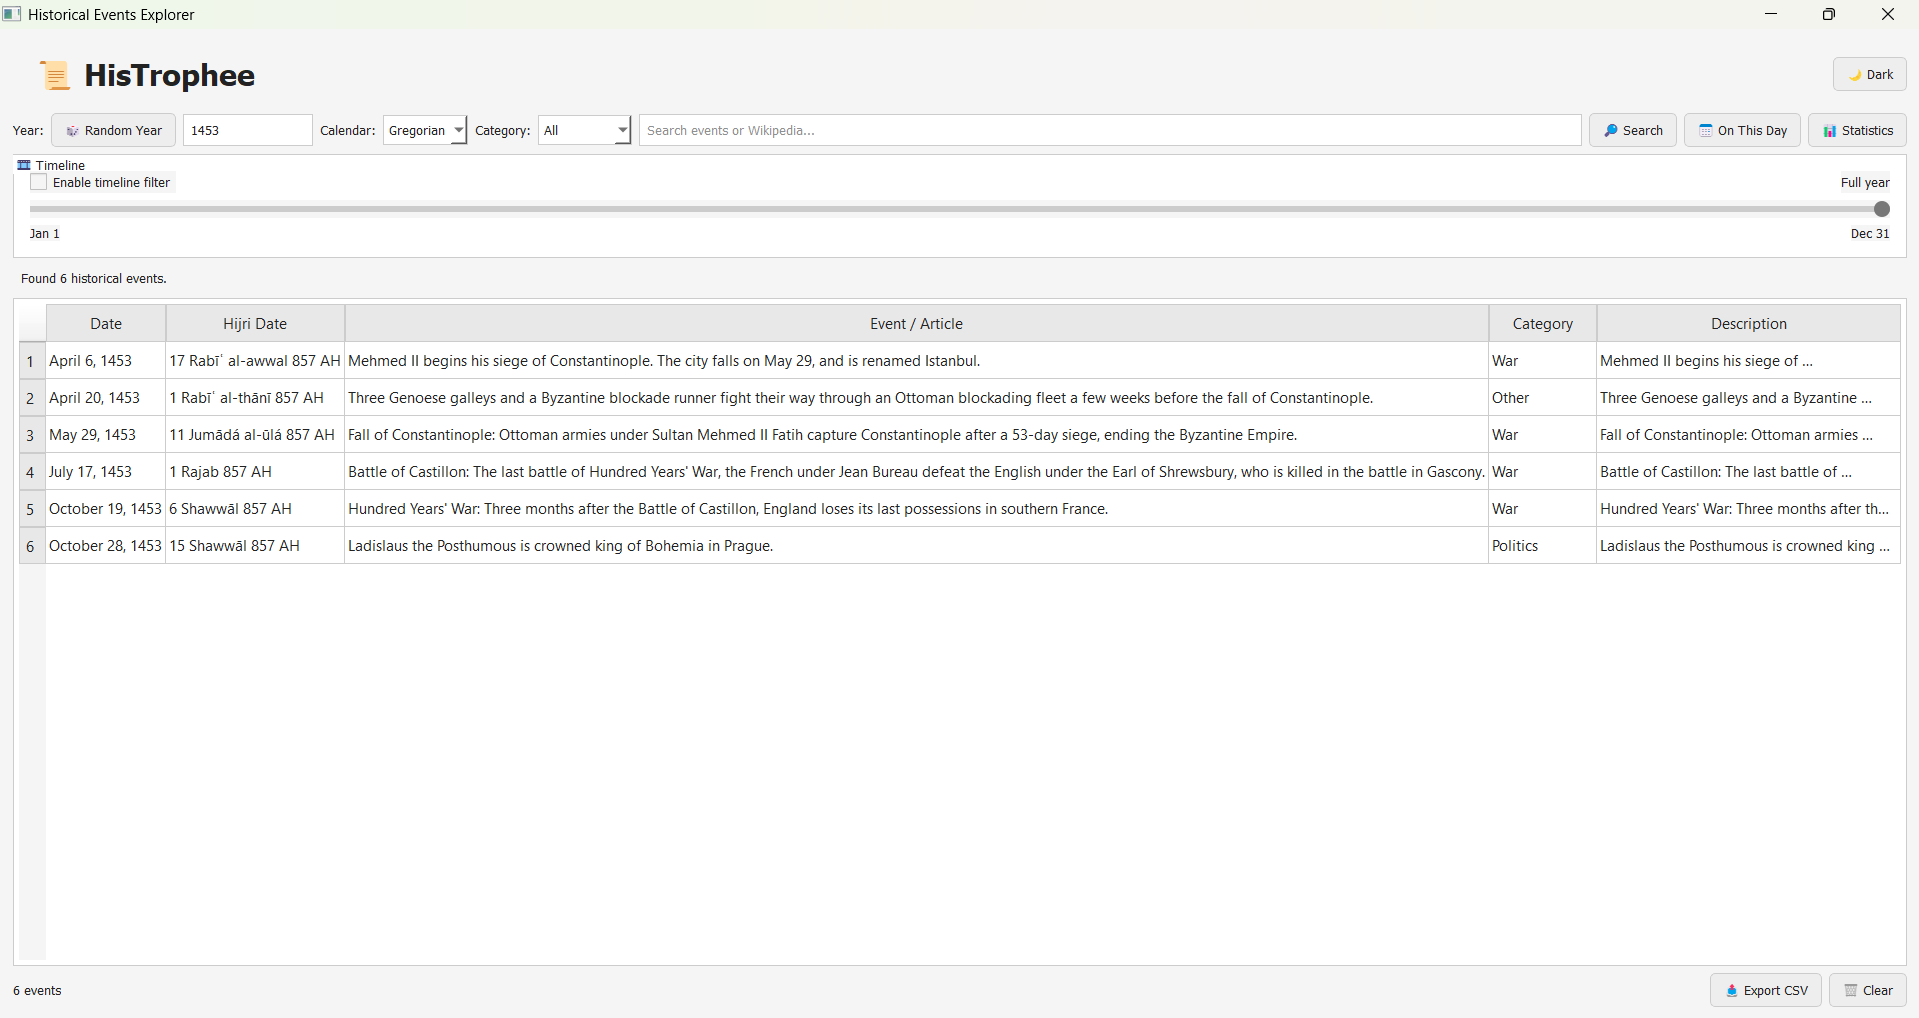

Write Python code to recreate this figure.
##########################################
#             HISTROPHEE - V1            #
#               SOURCE CODE              #
##########################################

import sys
import csv
import html
import webbrowser
import requests

from datetime import date, timedelta, datetime

from PyQt5.QtCore import (
    Qt,
    QThread,
    pyqtSignal
)
from PyQt5.QtWidgets import QShortcut
from PyQt5.QtGui import QKeySequence

from PyQt5.QtWidgets import (
    QApplication,
    QWidget,
    QVBoxLayout,
    QHBoxLayout,
    QLabel,
    QLineEdit,
    QPushButton,
    QComboBox,
    QTableWidget,
    QTableWidgetItem,
    QMessageBox,
    QFileDialog,
    QHeaderView,
    QDialog,
    QTextEdit,
    QCheckBox,
    QSlider,
    QGroupBox,
    QSpinBox
)

try:
    from matplotlib.backends.backend_qt5agg import FigureCanvasQTAgg
    from matplotlib.figure import Figure

    MATPLOTLIB_AVAILABLE = True

except ImportError:
    MATPLOTLIB_AVAILABLE = False

API_KEY = "ENTER_YOUR_API_KEY"

API_URL = (
    "https://api.api-ninjas.com/v1/historicalevents"
)

ALADHAN_H2G_URL = (
    "https://api.aladhan.com/v1/hToG"
)

ALADHAN_G2H_URL = (
    "https://api.aladhan.com/v1/gToH"
)

WIKIPEDIA_URL = (
    "https://en.wikipedia.org/w/rest.php/v1/search/page"
)

ON_THIS_DAY_URL = (
    "https://api.wikimedia.org/feed/v1/wikipedia/en/onthisday/all"
)

def detect_category(text):

    text = text.lower()

    categories = {

        "War": [
            "war",
            "battle",
            "siege",
            "army",
            "military",
            "invasion",
            "troops",
            "soldiers",
            "revolt",
            "rebellion",
            "conflict"
        ],

        "Politics": [
            "president",
            "king",
            "queen",
            "government",
            "election",
            "treaty",
            "republic",
            "minister",
            "parliament",
            "political",
            "dynasty",
            "independence",
            "movement",
            "partition",
            "congress"
        ],

        "Science": [
            "scientist",
            "science",
            "experiment",
            "physics",
            "chemistry",
            "astronomy",
            "discovery",
            "discovered",
            "research"
        ],

        "Exploration": [
            "explorer",
            "exploration",
            "voyage",
            "expedition",
            "landing",
            "landed",
            "sailing"
        ],

        "Religion": [
            "prophet",
            "caliph",
            "pope",
            "church",
            "mosque",
            "religion",
            "religious",
            "islam",
            "muslim"
        ],

        "Disaster": [
            "earthquake",
            "flood",
            "tsunami",
            "eruption",
            "hurricane",
            "tornado",
            "disaster"
        ],

        "Technology": [
            "computer",
            "internet",
            "software",
            "technology",
            "invention",
            "telephone",
            "engine",
            "machine",
            "rocket"
        ],

        "Culture": [
            "film",
            "movie",
            "music",
            "novel",
            "artist",
            "literature",
            "festival",
            "painting",
            "album"
        ]
    }

    for category, keywords in categories.items():

        for keyword in keywords:

            if keyword in text:
                return category

    return "Other"

class DetailsDialog(QDialog):

    def __init__(
        self,
        event,
        parent=None
    ):

        super().__init__(parent)

        self.setWindowTitle(
            "Event Details"
        )

        self.resize(
            750,
            550
        )

        layout = QVBoxLayout(
            self
        )

        title = QLabel(
            event["event"]
        )

        title.setWordWrap(
            True
        )

        title.setStyleSheet("""
            font-size: 24px;
            font-weight: bold;
            padding: 10px;
        """)

        info = QLabel(
            f"📅 Gregorian: {event.get('date', 'Unknown')}\n"
            f"🌙 Hijri: {event.get('hijri', 'Unknown')}\n"
            f"🏷 Category: {event.get('category', 'Other')}\n"
            f"📚 Source: {event.get('source', 'Unknown')}"
        )

        info.setStyleSheet(
            "font-size: 14px; padding: 8px;"
        )

        description = QTextEdit()

        description.setReadOnly(
            True
        )

        description.setPlainText(
            event.get(
                "description",
                event["event"]
            )
        )

        layout.addWidget(
            title
        )

        layout.addWidget(
            info
        )

        layout.addWidget(
            description
        )

        source_url = event.get(
            "url",
            ""
        )

        if source_url:

            open_button = QPushButton(
                "🌐 Open Source"
            )

            open_button.clicked.connect(
                lambda: webbrowser.open(source_url)
            )

            layout.addWidget(
                open_button
            )

class WikipediaDialog(QDialog):

    def __init__(
        self,
        article,
        parent=None
    ):

        super().__init__(parent)

        self.article = article

        self.setWindowTitle(
            "Wikipedia Article"
        )

        self.resize(
            800,
            600
        )

        layout = QVBoxLayout(
            self
        )

        title = QLabel(
            article["title"]
        )

        title.setWordWrap(
            True
        )

        title.setStyleSheet("""
            font-size: 25px;
            font-weight: bold;
            padding: 10px;
        """)

        description = QLabel(
            article.get(
                "description",
                "No description available."
            )
        )

        description.setWordWrap(
            True
        )

        description.setStyleSheet("""
            font-size: 15px;
            padding: 8px;
        """)

        excerpt = QTextEdit()

        excerpt.setReadOnly(
            True
        )

        excerpt.setHtml(
            article.get(
                "excerpt",
                "No excerpt available."
            )
        )

        open_button = QPushButton(
            "🌐 Open Wikipedia Article"
        )

        open_button.clicked.connect(
            self.open_article
        )

        layout.addWidget(
            title
        )

        layout.addWidget(
            description
        )

        layout.addWidget(
            excerpt
        )

        layout.addWidget(
            open_button
        )

    def open_article(self):

        url = self.article.get(
            "url",
            ""
        )

        if url:

            webbrowser.open(
                url
            )

class StatisticsDialog(QDialog):

    def __init__(
        self,
        events,
        parent=None
    ):

        super().__init__(parent)

        self.events = events

        self.setWindowTitle(
            "📊 Historical Statistics"
        )

        self.resize(
            1000,
            750
        )

        layout = QVBoxLayout(
            self
        )

        title = QLabel(
            "📊 Historical Statistics"
        )

        title.setStyleSheet("""
            font-size: 25px;
            font-weight: bold;
            padding: 10px;
        """)

        layout.addWidget(
            title
        )

        if not MATPLOTLIB_AVAILABLE:

            message = QLabel(
                "Matplotlib is not installed.\n\n"
                "Install it with:\n"
                "pip install matplotlib"
            )

            message.setStyleSheet(
                "font-size: 16px; padding: 20px;"
            )

            layout.addWidget(
                message
            )

            return

        category_counts = {}

        for event in events:

            category = event.get(
                "category",
                "Other"
            )

            category_counts[category] = (
                category_counts.get(
                    category,
                    0
                ) + 1
            )

        categories = list(
            category_counts.keys()
        )

        category_values = [
            category_counts[x]
            for x in categories
        ]

        month_counts = {
            month: 0
            for month in range(1, 13)
        }

        for event in events:

            try:

                month = int(
                    event.get(
                        "month",
                        0
                    )
                )

                if 1 <= month <= 12:

                    month_counts[month] += 1

            except:

                pass

        month_names = [
            "Jan",
            "Feb",
            "Mar",
            "Apr",
            "May",
            "Jun",
            "Jul",
            "Aug",
            "Sep",
            "Oct",
            "Nov",
            "Dec"
        ]

        month_values = [
            month_counts[x]
            for x in range(1, 13)
        ]

        self.figure1 = Figure(
            figsize=(8, 4)
        )

        self.canvas1 = FigureCanvasQTAgg(
            self.figure1
        )

        ax1 = self.figure1.add_subplot(
            111
        )

        ax1.bar(
            categories,
            category_values
        )

        ax1.set_title(
            "Events by Category"
        )

        ax1.set_ylabel(
            "Number of Events"
        )

        ax1.tick_params(
            axis="x",
            rotation=35
        )

        self.figure1.tight_layout()

        layout.addWidget(
            self.canvas1
        )

        self.figure2 = Figure(
            figsize=(8, 4)
        )

        self.canvas2 = FigureCanvasQTAgg(
            self.figure2
        )

        ax2 = self.figure2.add_subplot(
            111
        )

        ax2.plot(
            month_names,
            month_values,
            marker="o"
        )

        ax2.set_title(
            "Events by Month"
        )

        ax2.set_ylabel(
            "Number of Events"
        )

        self.figure2.tight_layout()

        layout.addWidget(
            self.canvas2
        )

        total = QLabel(
            f"Total events analyzed: {len(events)}"
        )

        total.setStyleSheet(
            "font-size: 15px; font-weight: bold;"
        )

        layout.addWidget(
            total
        )

class APIWorker(QThread):

    events_ready = pyqtSignal(
        list
    )

    wikipedia_ready = pyqtSignal(
        list,
        str
    )

    on_this_day_ready = pyqtSignal(
        list
    )

    error = pyqtSignal(
        str,
        str
    )

    status = pyqtSignal(
        str
    )

    def __init__(
        self,
        year,
        calendar,
        category,
        search_text,
        on_this_day=False
    ):

        super().__init__()

        self.year = year

        self.calendar = calendar

        self.category = category

        self.search_text = search_text

        self.on_this_day = on_this_day

    def run(self):

        try:

            if self.on_this_day:

                self.load_on_this_day()

                return

            if self.calendar == "Hijri":

                self.status.emit(
                    "Converting Hijri year..."
                )

                date_range = (
                    self.get_hijri_year_range(
                        self.year
                    )
                )

                if date_range is None:

                    self.error.emit(
                        "Hijri Conversion Error",
                        "Could not convert this Hijri year."
                    )

                    return

                start_date, end_date = (
                    date_range
                )

                years = range(
                    start_date.year,
                    end_date.year + 1
                )


            else:

                if not (-500 <= self.year <= 2022):
                    self.error.emit(

                        "Invalid Year",

                        "Gregorian year must be between -500 and 2022."

                    )

                    return

                years = [

                    self.year

                ]

                # Python's datetime.date cannot represent BCE years.

                # Only create date objects for normal Gregorian years.

                if self.year >= 1:

                    start_date = date(

                        self.year,

                        1,

                        1

                    )

                    end_date = date(

                        self.year,

                        12,

                        31

                    )

                else:

                    start_date = None

                    end_date = None
            all_events = []

            for api_year in years:

                self.status.emit(
                    f"Fetching events for {api_year}..."
                )

                response = requests.get(
                    API_URL,
                    headers={
                        "X-Api-Key": API_KEY
                    },
                    params={
                        "year": api_year
                    },
                    timeout=15
                )

                if response.status_code == 401:

                    self.error.emit(
                        "Invalid API Key",
                        "API Ninjas rejected your API key."
                    )

                    return

                if response.status_code == 403:

                    self.error.emit(
                        "Access Denied",
                        "Your API key does not have access."
                    )

                    return

                if response.status_code == 429:

                    self.error.emit(
                        "Rate Limited",
                        "API Ninjas rate limit reached."
                    )

                    return

                response.raise_for_status()
                print("API REQUEST FINISHED", response.status_code)


                data = response.json()
                print("API DATA:", data)

                if isinstance(
                    data,
                    list
                ):

                    all_events.extend(
                        data
                    )

            events = []

            hijri_cache = {}

            for item in all_events:

                event_text = str(
                    item.get(
                        "event",
                        ""
                    )
                ).strip()

                if not event_text:

                    continue

                try:

                    event_year = int(
                        item.get(
                            "year",
                            0
                        )
                    )

                except:

                    continue

                try:

                    month = int(
                        item.get(
                            "month",
                            0
                        )
                    )

                except:

                    month = 0

                try:

                    day = int(
                        item.get(
                            "day",
                            0
                        )
                    )

                except:

                    day = 0

                if not (
                    1 <= month <= 12
                    and
                    1 <= day <= 31
                ):

                    continue

                try:

                    current_date = date(
                        event_year,
                        month,
                        day
                    )

                except:

                    continue

                if self.calendar == "Hijri":

                    if not (
                        start_date
                        <= current_date
                        <= end_date
                    ):

                        continue

                cache_key = (
                    event_year,
                    month,
                    day
                )

                if cache_key not in hijri_cache:

                    self.status.emit(
                        f"Converting {current_date.isoformat()}..."
                    )

                    hijri_cache[
                        cache_key
                    ] = self.to_hijri(
                        event_year,
                        month,
                        day
                    )

                hijri_date = hijri_cache[
                    cache_key
                ]

                category = detect_category(
                    event_text
                )

                events.append({

                    "year":
                        event_year,

                    "month":
                        month,

                    "day":
                        day,

                    "date":
                        self.format_date(
                            event_year,
                            month,
                            day
                        ),

                    "hijri":
                        hijri_date,

                    "event":
                        event_text,

                    "category":
                        category,

                    "description":
                        event_text,

                    "source":
                        "API Ninjas",

                    "url":
                        ""
                })

            unique = {}

            for event in events:

                key = (
                    event["year"],
                    event["month"],
                    event["day"],
                    event["event"].lower()
                )

                unique[key] = event

            events = list(
                unique.values()
            )

            self.events_ready.emit(
                events
            )

            query_parts = []

            if self.search_text:

                query_parts.append(
                    self.search_text
                )

            query_parts.append(
                str(self.year)
            )

            if self.category != "All":

                query_parts.append(
                    self.category
                )

            wiki_query = f"Events happened in {self.year}"

            matching_events = self.filter_events(
                events
            )

            should_search_wikipedia = (
                    bool(self.search_text)
                    or not events
            )

            if should_search_wikipedia:

                self.status.emit(
                    f"Searching Wikipedia for: {wiki_query}"
                )

                articles = (
                    self.search_wikipedia(
                        wiki_query
                    )
                )

                self.wikipedia_ready.emit(
                    articles,
                    wiki_query
                )

        except requests.exceptions.Timeout:

            self.error.emit(
                "Timeout",
                "A network request took too long."
            )

        except requests.exceptions.ConnectionError:

            self.error.emit(
                "Connection Error",
                "Could not connect to an API."
            )

        except requests.exceptions.RequestException as error:

            self.error.emit(
                "API Error",
                str(error)
            )

        except Exception as error:

            self.error.emit(
                "Unexpected Error",
                str(error)
            )

    def load_on_this_day(self):

        today = date.today()

        self.status.emit(
            f"Loading events for {today.strftime('%B %d')}..."
        )

        url = (
            f"{ON_THIS_DAY_URL}/"
            f"{today.month:02d}/"
            f"{today.day:02d}"
        )

        response = requests.get(
            url,
            timeout=15,
            headers={
                "User-Agent":
                    "HisTrophee/2.0"
            }
        )

        response.raise_for_status()
        self.status.emit(
            f"HTTP status: {response.status_code}"
        )

        data = response.json()

        self.status.emit(
            f"API returned {len(data)} results"
        )




        events = []

        for item in data.get(
            "events",
            []
        ):

            year = item.get(
                "year",
                ""
            )

            text = item.get(
                "text",
                ""
            )

            pages = item.get(
                "pages",
                []
            )

            url = ""

            if pages:

                page = pages[0]

                content_urls = page.get(
                    "content_urls",
                    {}
                )

                desktop = content_urls.get(
                    "desktop",
                    {}
                )

                url = desktop.get(
                    "page",
                    ""
                )

            events.append({

                "year":
                    year,

                "month":
                    today.month,

                "day":
                    today.day,

                "date":
                    f"{today.strftime('%B %d')} "
                    f"({year})",

                "hijri":
                    "",

                "event":
                    text,

                "category":
                    detect_category(
                        text
                    ),

                "description":
                    text,

                "source":
                    "Wikimedia On This Day",

                "url":
                    url
            })

        for item in data.get(
            "births",
            []
        ):

            year = item.get(
                "year",
                ""
            )

            text = item.get(
                "text",
                ""
            )

            pages = item.get(
                "pages",
                []
            )

            url = ""

            if pages:

                content_urls = pages[0].get(
                    "content_urls",
                    {}
                )

                desktop = content_urls.get(
                    "desktop",
                    {}
                )

                url = desktop.get(
                    "page",
                    ""
                )

            events.append({

                "year":
                    year,

                "month":
                    today.month,

                "day":
                    today.day,

                "date":
                    f"{today.strftime('%B %d')} "
                    f"({year})",

                "hijri":
                    "",

                "event":
                    "🎂 Birth: " + text,

                "category":
                    "Culture",

                "description":
                    text,

                "source":
                    "Wikimedia On This Day",

                "url":
                    url
            })

        for item in data.get(
            "deaths",
            []
        ):

            year = item.get(
                "year",
                ""
            )

            text = item.get(
                "text",
                ""
            )

            pages = item.get(
                "pages",
                []
            )

            url = ""

            if pages:

                content_urls = pages[0].get(
                    "content_urls",
                    {}
                )

                desktop = content_urls.get(
                    "desktop",
                    {}
                )

                url = desktop.get(
                    "page",
                    ""
                )

            events.append({

                "year":
                    year,

                "month":
                    today.month,

                "day":
                    today.day,

                "date":
                    f"{today.strftime('%B %d')} "
                    f"({year})",

                "hijri":
                    "",

                "event":
                    "🕊 Death: " + text,

                "category":
                    detect_category(
                        text
                    ),

                "description":
                    text,

                "source":
                    "Wikimedia On This Day",

                "url":
                    url
            })

        self.on_this_day_ready.emit(
            events
        )

    def filter_events(
        self,
        events
    ):

        search = (
            self.search_text
            .lower()
            .strip()
        )

        result = []

        for event in events:

            if (
                self.category != "All"
                and
                event["category"]
                != self.category
            ):

                continue

            if search:

                searchable = (
                    event["event"]
                    + " "
                    + event["category"]
                ).lower()

                if search not in searchable:

                    continue

            result.append(
                event
            )

        return result

    def get_hijri_year_range(
        self,
        hijri_year
    ):

        try:

            start = (
                self.hijri_to_gregorian(
                    hijri_year,
                    1,
                    1
                )
            )

            next_year = (
                self.hijri_to_gregorian(
                    hijri_year + 1,
                    1,
                    1
                )
            )

            if (
                start is None
                or
                next_year is None
            ):

                return None

            end = (
                next_year
                - timedelta(
                    days=1
                )
            )

            return (
                start,
                end
            )

        except:

            return None

    def hijri_to_gregorian(
        self,
        year,
        month,
        day
    ):

        response = requests.get(
            ALADHAN_H2G_URL,
            params={
                "date":
                    f"{day}-{month}-{year}"
            },
            timeout=15
        )

        response.raise_for_status()

        data = response.json()

        if data.get(
            "code"
        ) != 200:

            return None

        gregorian = (
            data["data"]["gregorian"]
        )

        return date(
            int(
                gregorian["year"]
            ),
            int(
                gregorian["month"]["number"]
            ),
            int(
                gregorian["day"]
            )
        )

    def to_hijri(
        self,
        year,
        month,
        day
    ):

        try:

            response = requests.get(
                ALADHAN_G2H_URL,
                params={
                    "date":
                        f"{day:02d}-"
                        f"{month:02d}-"
                        f"{year}"
                },
                timeout=15
            )

            response.raise_for_status()

            data = response.json()

            if data.get(
                "code"
            ) != 200:

                return ""

            hijri = (
                data["data"]["hijri"]
            )

            return (
                f"{hijri['day']} "
                f"{hijri['month']['en']} "
                f"{hijri['year']} AH"
            )

        except:

            return ""

    def search_wikipedia(
        self,
        query
    ):

        if not query:

            query = (
                f"{self.year} historical events"
            )

        response = requests.get(
            WIKIPEDIA_URL,
            headers={
                "User-Agent":
                    "HistoricalEventsExplorer/2.0"
            },
            params={
                "q": query,
                "limit": 12
            },
            timeout=15
        )

        response.raise_for_status()

        data = response.json()

        pages = data.get(
            "pages",
            []
        )

        articles = []

        for page in pages:

            title = page.get(
                "title",
                "Untitled"
            )

            description = page.get(
                "description",
                ""
            )

            excerpt = page.get(
                "excerpt",
                ""
            )

            excerpt = html.unescape(
                excerpt
            )

            article = {

                "title":
                    title,

                "description":
                    description,

                "excerpt":
                    excerpt,

                "url":
                    "https://en.wikipedia.org/wiki/"
                    +
                    title.replace(
                        " ",
                        "_"
                    )
            }

            articles.append(
                article
            )

        return articles

    def format_date(
        self,
        year,
        month,
        day
    ):

        months = [

            "January",
            "February",
            "March",
            "April",
            "May",
            "June",
            "July",
            "August",
            "September",
            "October",
            "November",
            "December"
        ]

        return (
            f"{months[month - 1]} "
            f"{day}, "
            f"{year}"
        )

class HistoricalEventsApp(QWidget):

    def __init__(self):

        super().__init__()

        self.setWindowTitle(
            "Historical Events Explorer"
        )

        self.resize(
            1350,
            800
        )

        self.events = []

        self.wikipedia_articles = []

        self.on_this_day_events = []

        self.worker = None

        self.dark_mode = False

        self.timeline_enabled = False

        self.timeline_day = 365

        self.build_ui()

        self.apply_theme()

    def build_ui(self):

        main = QVBoxLayout(
            self
        )

        title_row = QHBoxLayout()

        title = QLabel(
            "📜 HisTrophee"
        )

        title.setStyleSheet("""
            font-size: 30px;
            font-weight: bold;
            padding: 12px;
        """)

        title_row.addWidget(
            title
        )

        title_row.addStretch()

        self.theme_button = QPushButton(
            "🌙 Dark"
        )

        self.theme_button.clicked.connect(
            self.toggle_theme
        )

        title_row.addWidget(
            self.theme_button
        )

        main.addLayout(
            title_row
        )

        controls = QHBoxLayout()

        controls.addWidget(
            QLabel("Year:")
        )

        self.year_input = QLineEdit()
        def surprise_me():
            import random
            a = random.randint(1,2022)
            self.year_input.setText(str(a))

        self.random_button = QPushButton("🎲 Random Year")
        self.random_button.clicked.connect(surprise_me)
        controls.addWidget(self.random_button)

        shortcut = QShortcut(QKeySequence("Ctrl+R"), self)
        shortcut.activated.connect(surprise_me)
        self.year_input.setPlaceholderText(
            "Example: 1947"
        )

        self.year_input.setFixedWidth(
            130
        )

        controls.addWidget(
            self.year_input
        )

        controls.addWidget(
            QLabel("Calendar:")
        )

        self.calendar_box = QComboBox()

        self.calendar_box.addItems([
            "Gregorian",
            "Hijri"
        ])

        controls.addWidget(
            self.calendar_box
        )

        controls.addWidget(
            QLabel("Category:")
        )

        self.category_box = QComboBox()

        self.category_box.addItems([

            "All",
            "War",
            "Politics",
            "Science",
            "Exploration",
            "Religion",
            "Technology",
            "Disaster",
            "Culture",
            "Other"
        ])

        controls.addWidget(
            self.category_box
        )

        self.search_input = QLineEdit()

        self.search_input.setPlaceholderText(
            "Search events or Wikipedia..."
        )

        controls.addWidget(
            self.search_input
        )

        self.search_button = QPushButton(
            "🔎 Search"
        )

        self.search_button.clicked.connect(
            self.load_events
        )

        controls.addWidget(
            self.search_button
        )

        self.today_button = QPushButton(
            "📅 On This Day"
        )

        self.today_button.setToolTip(
            "Show historical events, births and deaths for today's date."
        )

        self.today_button.clicked.connect(
            self.load_on_this_day
        )

        controls.addWidget(
            self.today_button
        )

        self.stats_button = QPushButton(
            "📊 Statistics"
        )

        self.stats_button.clicked.connect(
            self.show_statistics
        )

        controls.addWidget(
            self.stats_button
        )

        main.addLayout(
            controls
        )

        timeline_group = QGroupBox(
            "🎞️ Timeline"
        )

        timeline_layout = QVBoxLayout(
            timeline_group
        )

        timeline_top = QHBoxLayout()

        self.timeline_check = QCheckBox(
            "Enable timeline filter"
        )

        self.timeline_check.toggled.connect(
            self.timeline_toggled
        )

        timeline_top.addWidget(
            self.timeline_check
        )

        timeline_top.addStretch()

        self.timeline_label = QLabel(
            "Full year"
        )

        timeline_top.addWidget(
            self.timeline_label
        )

        timeline_layout.addLayout(
            timeline_top
        )

        self.timeline_slider = QSlider(
            Qt.Horizontal
        )

        self.timeline_slider.setMinimum(
            1
        )

        self.timeline_slider.setMaximum(
            365
        )

        self.timeline_slider.setValue(
            365
        )

        self.timeline_slider.setEnabled(
            False
        )

        self.timeline_slider.valueChanged.connect(
            self.timeline_changed
        )

        timeline_layout.addWidget(
            self.timeline_slider
        )

        timeline_dates = QHBoxLayout()

        timeline_dates.addWidget(
            QLabel("Jan 1")
        )

        timeline_dates.addStretch()

        timeline_dates.addWidget(
            QLabel("Dec 31")
        )

        timeline_layout.addLayout(
            timeline_dates
        )

        main.addWidget(
            timeline_group
        )

        self.status = QLabel(
            "Enter a year and press Search."
        )

        self.status.setStyleSheet(
            "padding: 5px;"
        )

        main.addWidget(
            self.status
        )

        self.table = QTableWidget()

        self.table.setColumnCount(
            5
        )

        self.table.setHorizontalHeaderLabels([

            "Date",
            "Hijri Date",
            "Event / Article",
            "Category",
            "Description"
        ])

        self.table.setSelectionBehavior(
            QTableWidget.SelectRows
        )

        self.table.setEditTriggers(
            QTableWidget.NoEditTriggers
        )

        self.table.setWordWrap(
            True
        )

        header = (
            self.table.horizontalHeader()
        )

        header.setSectionResizeMode(
            0,
            QHeaderView.ResizeToContents
        )

        header.setSectionResizeMode(
            1,
            QHeaderView.ResizeToContents
        )

        header.setSectionResizeMode(
            2,
            QHeaderView.ResizeToContents
        )

        header.setSectionResizeMode(
            3,
            QHeaderView.ResizeToContents
        )

        header.setSectionResizeMode(
            4,
            QHeaderView.Stretch
        )

        self.table.cellDoubleClicked.connect(
            self.show_details
        )

        main.addWidget(
            self.table
        )

        bottom = QHBoxLayout()

        self.count_label = QLabel(
            "0 events"
        )

        bottom.addWidget(
            self.count_label
        )

        bottom.addStretch()

        export_button = QPushButton(
            "📤 Export CSV"
        )

        export_button.clicked.connect(
            self.export_csv
        )

        bottom.addWidget(
            export_button
        )

        clear_button = QPushButton(
            "🗑 Clear"
        )

        clear_button.clicked.connect(
            self.clear
        )

        bottom.addWidget(
            clear_button
        )

        main.addLayout(
            bottom
        )

        self.category_box.currentTextChanged.connect(
            self.apply_filters
        )

        self.search_input.textChanged.connect(
            self.apply_filters
        )

        self.year_input.returnPressed.connect(
            self.load_events
        )

    def timeline_toggled(
        self,
        enabled
    ):

        self.timeline_enabled = enabled

        self.timeline_slider.setEnabled(
            enabled
        )

        self.apply_filters()

    def timeline_changed(
        self,
        value
    ):

        self.timeline_day = value

        if not self.timeline_enabled:

            return

        try:

            year_text = (
                self.year_input
                .text()
                .strip()
            )

            if not year_text:

                self.timeline_label.setText(
                    f"Day {value} of year"
                )

                self.apply_filters()

                return

            year = int(
                year_text
            )

            actual_year = year

            if (
                self.calendar_box.currentText()
                == "Hijri"
            ):

                actual_year = (
                    min(
                        [
                            int(
                                event["year"]
                            )
                            for event in self.events
                            if str(
                                event.get(
                                    "year",
                                    ""
                                )
                            ).isdigit()
                        ],
                        default=year
                    )
                )

            start = date(
                actual_year,
                1,
                1
            )

            selected_date = (
                start
                +
                timedelta(
                    days=value - 1
                )
            )

            self.timeline_label.setText(
                f"Through "
                f"{selected_date.strftime('%B %d')}"
            )

        except:

            self.timeline_label.setText(
                f"Day {value}"
            )

        self.apply_filters()

    def apply_filters(self):

        search = (
            self.search_input
            .text()
            .lower()
            .strip()
        )

        category = (
            self.category_box
            .currentText()
        )

        filtered = []

        for event in self.events:

            if (
                category != "All"
                and
                event["category"]
                != category
            ):

                continue

            if search:

                searchable = (
                    event["event"]
                    + " "
                    + event["category"]
                    + " "
                    + event.get(
                        "description",
                        ""
                    )
                ).lower()

                if search not in searchable:

                    continue

            if self.timeline_enabled:

                try:

                    event_date = date(
                        int(
                            event["year"]
                        ),
                        int(
                            event["month"]
                        ),
                        int(
                            event["day"]
                        )
                    )

                    year_start = date(
                        event_date.year,
                        1,
                        1
                    )

                    day_of_year = (
                        event_date
                        - year_start
                    ).days + 1

                    if (
                        day_of_year
                        >
                        self.timeline_day
                    ):

                        continue

                except:

                    pass

            filtered.append(
                event
            )

        if not search:

            self.display_events(
                filtered
            )

        elif self.worker is None:

            self.display_events(
                filtered
            )

    def toggle_theme(self):

        self.dark_mode = (
            not self.dark_mode
        )

        self.apply_theme()

    def apply_theme(self):

        if self.dark_mode:

            self.theme_button.setText(
                "☀ Light"
            )

            self.setStyleSheet("""
                QWidget {
                    background-color: #181818;
                    color: #eeeeee;
                }

                QLineEdit,
                QComboBox,
                QTextEdit,
                QTableWidget,
                QGroupBox {
                    background-color: #252525;
                    color: #eeeeee;
                    border: 1px solid #444444;
                    padding: 5px;
                }

                QPushButton {
                    background-color: #333333;
                    color: #ffffff;
                    border: 1px solid #555555;
                    padding: 7px 12px;
                    border-radius: 5px;
                }

                QPushButton:hover {
                    background-color: #444444;
                }

                QHeaderView::section {
                    background-color: #333333;
                    color: #ffffff;
                    padding: 6px;
                    border: 1px solid #444444;
                }

                QTableWidget {
                    gridline-color: #444444;
                }

                QTableWidget::item:selected {
                    background-color: #555555;
                }

                QSlider::groove:horizontal {
                    height: 6px;
                    background: #444444;
                }

                QSlider::handle:horizontal {
                    width: 16px;
                    margin: -5px 0;
                    background: #aaaaaa;
                    border-radius: 8px;
                }
            """)

        else:

            self.theme_button.setText(
                "🌙 Dark"
            )

            self.setStyleSheet("""
                QWidget {
                    background-color: #f5f5f5;
                    color: #222222;
                }

                QLineEdit,
                QComboBox,
                QTextEdit,
                QTableWidget,
                QGroupBox {
                    background-color: #ffffff;
                    color: #222222;
                    border: 1px solid #cccccc;
                    padding: 5px;
                }

                QPushButton {
                    background-color: #eeeeee;
                    color: #222222;
                    border: 1px solid #cccccc;
                    padding: 7px 12px;
                    border-radius: 5px;
                }

                QPushButton:hover {
                    background-color: #dddddd;
                }

                QHeaderView::section {
                    background-color: #e8e8e8;
                    color: #222222;
                    padding: 6px;
                    border: 1px solid #cccccc;
                }

                QTableWidget {
                    gridline-color: #cccccc;
                }

                QTableWidget::item:selected {
                    background-color: #cce5ff;
                    color: #000000;
                }

                QSlider::groove:horizontal {
                    height: 6px;
                    background: #cccccc;
                }

                QSlider::handle:horizontal {
                    width: 16px;
                    margin: -5px 0;
                    background: #777777;
                    border-radius: 8px;
                }
            """)

    def load_events(self):

        if not API_KEY.strip():

            QMessageBox.warning(
                self,
                "API Key Missing",
                "Put your API Ninjas API key at the top."
            )

            return

        year_text = (
            self.year_input
            .text()
            .strip()
        )

        if not year_text:

            QMessageBox.warning(
                self,
                "Missing Year",
                "Enter a year first."
            )

            return

        try:

            year = int(
                year_text
            )

        except ValueError:

            QMessageBox.warning(
                self,
                "Invalid Year",
                "Year must be a number."
            )

            return

        self.stop_worker()

        self.events = []

        self.wikipedia_articles = []

        self.on_this_day_events = []

        self.table.setRowCount(
            0
        )

        self.search_button.setEnabled(
            False
        )

        self.today_button.setEnabled(
            False
        )

        self.status.setText(
            "Starting search..."
        )

        self.timeline_slider.setValue(
            365
        )

        self.timeline_label.setText(
            "Full year"
        )

        worker = APIWorker(

            year,

            self.calendar_box.currentText(),

            self.category_box.currentText(),

            self.search_input.text().strip()
        )

        self.worker = worker

        worker.status.connect(
            self.update_status
        )

        worker.events_ready.connect(
            self.events_loaded
        )

        worker.wikipedia_ready.connect(
            self.wikipedia_loaded
        )

        worker.on_this_day_ready.connect(
            self.on_this_day_loaded
        )

        worker.error.connect(
            self.worker_error
        )

        worker.finished.connect(
            self.worker_finished
        )

        worker.start()

    def load_on_this_day(self):

        self.stop_worker()

        self.events = []

        self.wikipedia_articles = []

        self.on_this_day_events = []

        self.table.setRowCount(
            0
        )

        self.search_button.setEnabled(
            False
        )

        self.today_button.setEnabled(
            False
        )

        today = date.today()

        self.status.setText(
            f"Loading On This Day — "
            f"{today.strftime('%B %d')}..."
        )

        worker = APIWorker(

            today.year,

            "Gregorian",

            "All",

            "",

            on_this_day=True
        )

        self.worker = worker

        worker.status.connect(
            self.update_status
        )

        worker.on_this_day_ready.connect(
            self.on_this_day_loaded
        )

        worker.error.connect(
            self.worker_error
        )

        worker.finished.connect(
            self.worker_finished
        )

        worker.start()

    def on_this_day_loaded(
        self,
        events
    ):

        self.on_this_day_events = events

        self.table.setRowCount(
            0
        )

        self.wikipedia_articles = []

        self.display_events(
            events
        )

        today = date.today()

        self.status.setText(
            f"📅 On This Day — "
            f"{today.strftime('%B %d')} — "
            f"{len(events)} results"
        )

    def update_status(
        self,
        text
    ):

        self.status.setText(
            text
        )

    def events_loaded(
        self,
        events
    ):

        self.events = events

        self.apply_filters()

        if events:

            self.status.setText(
                f"Found {len(events)} historical events."
            )

    def wikipedia_loaded(
        self,
        articles,
        query
    ):

        self.wikipedia_articles = (
            articles
        )

        if articles:

            if self.search_input.text().strip():

                self.display_wikipedia(
                    articles
                )

                self.status.setText(
                    f"Showing {len(articles)} Wikipedia "
                    f"results for: {query}"
                )

            elif not self.events:

                self.display_wikipedia(
                    articles
                )

                self.status.setText(
                    f"No events found. Showing "
                    f"{len(articles)} Wikipedia articles."
                )

        else:

            if not self.events:

                self.status.setText(
                    "No historical events or "
                    "Wikipedia results found."
                )

    def display_events(
        self,
        events
    ):

        self.table.setSortingEnabled(
            False
        )

        self.table.setRowCount(
            0
        )

        for event in events:

            row = (
                self.table.rowCount()
            )

            self.table.insertRow(
                row
            )

            values = [

                event.get(
                    "date",
                    ""
                ),

                event.get(
                    "hijri",
                    ""
                ),

                event.get(
                    "event",
                    ""
                ),

                event.get(
                    "category",
                    "Other"
                ),

                event.get(
                    "description",
                    event.get(
                        "event",
                        ""
                    )
                )
            ]

            for column, value in enumerate(
                values
            ):

                item = QTableWidgetItem(
                    str(value)
                )

                item.setToolTip(
                    str(value)
                )

                self.table.setItem(
                    row,
                    column,
                    item
                )

        self.table.setSortingEnabled(
            True
        )

        self.count_label.setText(
            f"{len(events)} events"
        )

    def display_wikipedia(
        self,
        articles
    ):

        self.table.setSortingEnabled(
            False
        )

        self.table.setRowCount(
            0
        )

        for article in articles:

            row = (
                self.table.rowCount()
            )

            self.table.insertRow(
                row
            )

            title = article[
                "title"
            ]

            description = article.get(
                "description",
                ""
            )

            values = [

                "Wikipedia",

                "—",

                title,

                "Wikipedia",

                description
            ]

            for column, value in enumerate(
                values
            ):

                item = QTableWidgetItem(
                    str(value)
                )

                item.setToolTip(
                    str(value)
                )

                self.table.setItem(
                    row,
                    column,
                    item
                )

        self.table.setSortingEnabled(
            True
        )

        self.count_label.setText(
            f"{len(articles)} Wikipedia articles"
        )

    def show_details(
        self,
        row,
        column
    ):

        if (
            self.wikipedia_articles
            and
            row
            <
            len(
                self.wikipedia_articles
            )
            and
            self.table.item(
                row,
                3
            )
            and
            self.table.item(
                row,
                3
            ).text()
            ==
            "Wikipedia"
        ):

            dialog = WikipediaDialog(
                self.wikipedia_articles[
                    row
                ],
                self
            )

            dialog.exec_()

            return

        if not self.table.item(
            row,
            2
        ):

            return

        event_name = (
            self.table.item(
                row,
                2
            ).text()
        )

        date_text = (
            self.table.item(
                row,
                0
            ).text()
        )

        hijri = (
            self.table.item(
                row,
                1
            ).text()
        )

        category = (
            self.table.item(
                row,
                3
            ).text()
        )

        description = (
            self.table.item(
                row,
                4
            ).text()
        )

        event = {

            "event":
                event_name,

            "date":
                date_text,

            "hijri":
                hijri,

            "category":
                category,

            "description":
                description,

            "source":
                "Historical Events Explorer"
        }

        if row < len(
            self.events
        ):

            event["url"] = self.events[
                row
            ].get(
                "url",
                ""
            )

            event["source"] = self.events[
                row
            ].get(
                "source",
                event["source"]
            )

        if (
            row
            <
            len(
                self.on_this_day_events
            )
        ):

            event["url"] = (
                self.on_this_day_events[
                    row
                ].get(
                    "url",
                    ""
                )
            )

        dialog = DetailsDialog(
            event,
            self
        )

        dialog.exec_()

    def show_statistics(self):

        events = self.events

        if self.on_this_day_events:

            events = (
                self.on_this_day_events
            )

        if not events:

            QMessageBox.information(
                self,
                "No Data",
                "Search for a year or use "
                "On This Day first."
            )

            return

        dialog = StatisticsDialog(
            events,
            self
        )

        dialog.exec_()

    def worker_error(
        self,
        title,
        message
    ):

        QMessageBox.critical(
            self,
            title,
            message
        )

        self.status.setText(
            message
        )

    def stop_worker(self):

        if (
            self.worker is not None
            and
            self.worker.isRunning()
        ):

            self.worker.requestInterruption()

            self.worker.quit()

            self.worker.wait(
                1000
            )

            self.worker = None

    def worker_finished(self):

        self.search_button.setEnabled(
            True
        )

        self.today_button.setEnabled(
            True
        )

        self.worker = None

    def export_csv(self):

        if self.table.rowCount() == 0:

            QMessageBox.warning(
                self,
                "Nothing to Export",
                "There are no visible results."
            )

            return

        filename, _ = (
            QFileDialog.getSaveFileName(
                self,
                "Export CSV",
                "historical_events.csv",
                "CSV Files (*.csv)"
            )
        )

        if not filename:

            return

        try:

            with open(
                filename,
                "w",
                newline="",
                encoding="utf-8-sig"
            ) as file:

                writer = csv.writer(
                    file
                )

                writer.writerow([

                    "Date",
                    "Hijri Date",
                    "Event / Article",
                    "Category",
                    "Description"
                ])

                for row in range(
                    self.table.rowCount()
                ):

                    writer.writerow([

                        self.table.item(
                            row,
                            column
                        ).text()

                        for column in range(
                            5
                        )
                    ])

            QMessageBox.information(
                self,
                "Export Complete",
                "CSV exported successfully!"
            )

        except Exception as error:

            QMessageBox.critical(
                self,
                "Export Error",
                str(error)
            )

    def clear(self):

        self.stop_worker()

        self.events = []

        self.wikipedia_articles = []

        self.on_this_day_events = []

        self.table.setRowCount(
            0
        )

        self.year_input.clear()

        self.search_input.clear()

        self.category_box.setCurrentIndex(
            0
        )

        self.timeline_check.setChecked(
            False
        )

        self.timeline_slider.setValue(
            365
        )

        self.timeline_label.setText(
            "Full year"
        )

        self.count_label.setText(
            "0 events"
        )

        self.status.setText(
            "Enter a year and press Search."
        )

if __name__ == "__main__":

    app = QApplication(
        sys.argv
    )

    app.setStyle(
        "Fusion"
    )

    window = HistoricalEventsApp()

    window.show()

    sys.exit(
        app.exec_()
    )
